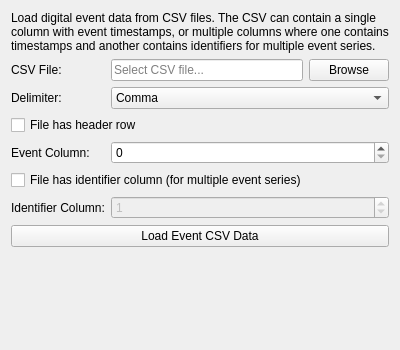
<?xml version="1.0" encoding="UTF-8"?>
<ui version="4.0">
 <class>CSVDigitalEventImport_Widget</class>
 <widget class="QWidget" name="CSVDigitalEventImport_Widget">
  <property name="geometry">
   <rect>
    <x>0</x>
    <y>0</y>
    <width>400</width>
    <height>350</height>
   </rect>
  </property>
  <property name="windowTitle">
   <string>CSV Digital Event Import</string>
  </property>
  <layout class="QVBoxLayout" name="verticalLayout">
   <item>
    <widget class="QLabel" name="label_description">
     <property name="text">
      <string>Load digital event data from CSV files. The CSV can contain a single column with event timestamps, or multiple columns where one contains timestamps and another contains identifiers for multiple event series.</string>
     </property>
     <property name="wordWrap">
      <bool>true</bool>
     </property>
    </widget>
   </item>
   <item>
    <layout class="QGridLayout" name="gridLayout">
     <item row="0" column="0">
      <widget class="QLabel" name="label_file_path">
       <property name="text">
        <string>CSV File:</string>
       </property>
      </widget>
     </item>
     <item row="0" column="1">
      <widget class="QLineEdit" name="file_path_edit">
       <property name="placeholderText">
        <string>Select CSV file...</string>
       </property>
      </widget>
     </item>
     <item row="0" column="2">
      <widget class="QPushButton" name="browse_button">
       <property name="text">
        <string>Browse</string>
       </property>
      </widget>
     </item>
     <item row="1" column="0">
      <widget class="QLabel" name="label_delimiter">
       <property name="text">
        <string>Delimiter:</string>
       </property>
      </widget>
     </item>
     <item row="1" column="1" colspan="2">
      <widget class="QComboBox" name="delimiter_combo">
       <item>
        <property name="text">
         <string>Comma</string>
        </property>
       </item>
       <item>
        <property name="text">
         <string>Space</string>
        </property>
       </item>
       <item>
        <property name="text">
         <string>Tab</string>
        </property>
       </item>
      </widget>
     </item>
     <item row="2" column="0" colspan="3">
      <widget class="QCheckBox" name="has_header_checkbox">
       <property name="text">
        <string>File has header row</string>
       </property>
       <property name="checked">
        <bool>false</bool>
       </property>
      </widget>
     </item>
     <item row="3" column="0">
      <widget class="QLabel" name="label_event_column">
       <property name="text">
        <string>Event Column:</string>
       </property>
      </widget>
     </item>
     <item row="3" column="1" colspan="2">
      <widget class="QSpinBox" name="event_column_spinbox">
       <property name="toolTip">
        <string>Column index for event timestamp values (0-based).</string>
       </property>
       <property name="minimum">
        <number>0</number>
       </property>
       <property name="maximum">
        <number>10</number>
       </property>
       <property name="value">
        <number>0</number>
       </property>
      </widget>
     </item>
     <item row="4" column="0" colspan="3">
      <widget class="QCheckBox" name="has_identifier_checkbox">
       <property name="text">
        <string>File has identifier column (for multiple event series)</string>
       </property>
       <property name="checked">
        <bool>false</bool>
       </property>
      </widget>
     </item>
     <item row="5" column="0">
      <widget class="QLabel" name="label_identifier_column">
       <property name="text">
        <string>Identifier Column:</string>
       </property>
      </widget>
     </item>
     <item row="5" column="1" colspan="2">
      <widget class="QSpinBox" name="identifier_column_spinbox">
       <property name="toolTip">
        <string>Column index for identifier values (0-based). Only used when identifier checkbox is checked.</string>
       </property>
       <property name="minimum">
        <number>0</number>
       </property>
       <property name="maximum">
        <number>10</number>
       </property>
       <property name="value">
        <number>1</number>
       </property>
       <property name="enabled">
        <bool>false</bool>
       </property>
      </widget>
     </item>
    </layout>
   </item>
   <item>
    <widget class="QPushButton" name="load_button">
     <property name="text">
      <string>Load Event CSV Data</string>
     </property>
    </widget>
   </item>
   <item>
    <spacer name="verticalSpacer">
     <property name="orientation">
      <enum>Qt::Orientation::Vertical</enum>
     </property>
     <property name="sizeHint" stdset="0">
      <size>
       <width>20</width>
       <height>40</height>
      </size>
     </property>
    </spacer>
   </item>
  </layout>
 </widget>
 <resources/>
 <connections/>
</ui>
